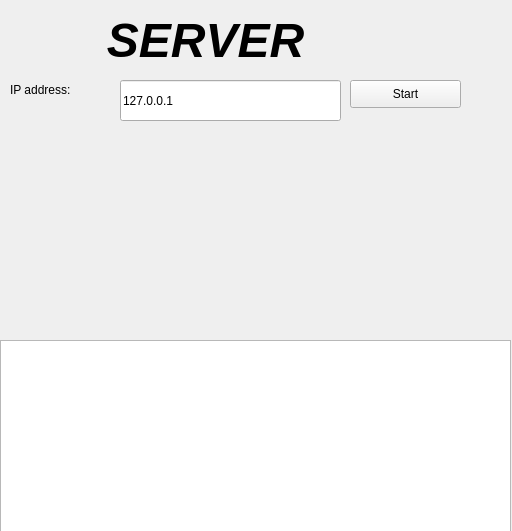
<?xml version="1.0" encoding="UTF-8"?>
<ui version="4.0">
 <class>ServerGui</class>
 <widget class="QWidget" name="ServerGui">
  <property name="geometry">
   <rect>
    <x>0</x>
    <y>0</y>
    <width>512</width>
    <height>531</height>
   </rect>
  </property>
  <property name="windowTitle">
   <string>Server</string>
  </property>
  <widget class="QLabel" name="label">
   <property name="geometry">
    <rect>
     <x>0</x>
     <y>10</y>
     <width>411</width>
     <height>61</height>
    </rect>
   </property>
   <property name="text">
    <string>&lt;html&gt;&lt;head/&gt;&lt;body&gt;&lt;p&gt;&lt;span style=&quot; font-size:36pt; font-weight:600; font-style:italic;&quot;&gt;SERVER&lt;/span&gt;&lt;/p&gt;&lt;/body&gt;&lt;/html&gt;</string>
   </property>
   <property name="alignment">
    <set>Qt::AlignCenter</set>
   </property>
  </widget>
  <widget class="QTextBrowser" name="ServerConsole">
   <property name="geometry">
    <rect>
     <x>0</x>
     <y>340</y>
     <width>511</width>
     <height>192</height>
    </rect>
   </property>
  </widget>
  <widget class="QPushButton" name="Start">
   <property name="geometry">
    <rect>
     <x>350</x>
     <y>80</y>
     <width>111</width>
     <height>28</height>
    </rect>
   </property>
   <property name="text">
    <string>Start</string>
   </property>
  </widget>
  <widget class="QLabel" name="label_2">
   <property name="geometry">
    <rect>
     <x>10</x>
     <y>80</y>
     <width>101</width>
     <height>20</height>
    </rect>
   </property>
   <property name="text">
    <string>IP address:</string>
   </property>
  </widget>
  <widget class="QLineEdit" name="ipaddr">
   <property name="geometry">
    <rect>
     <x>120</x>
     <y>80</y>
     <width>221</width>
     <height>41</height>
    </rect>
   </property>
   <property name="text">
    <string>127.0.0.1</string>
   </property>
  </widget>
 </widget>
 <resources/>
 <connections/>
</ui>
